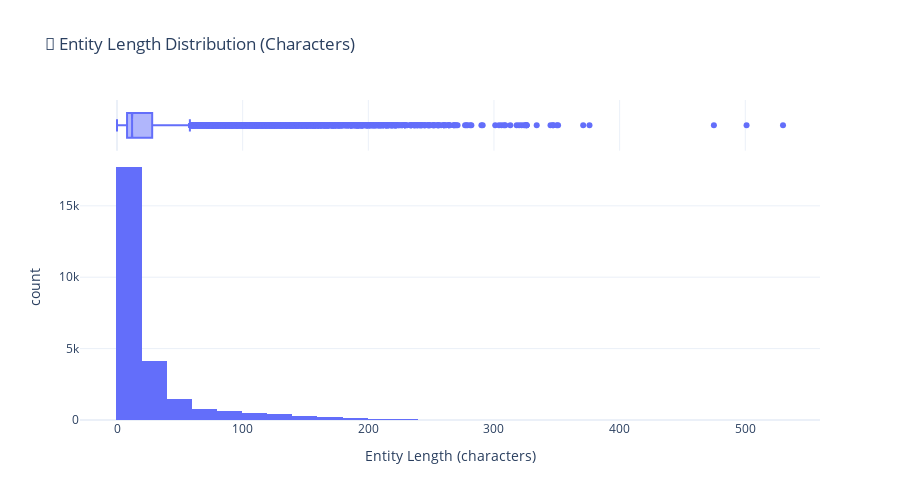
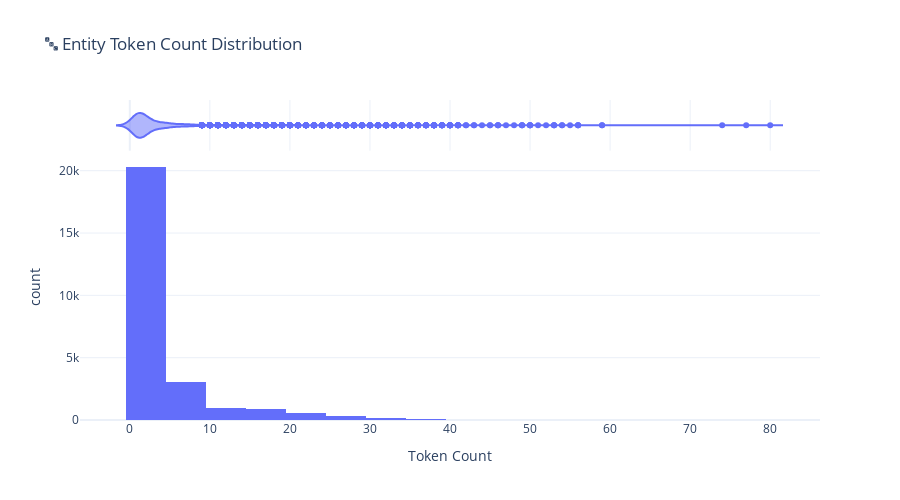
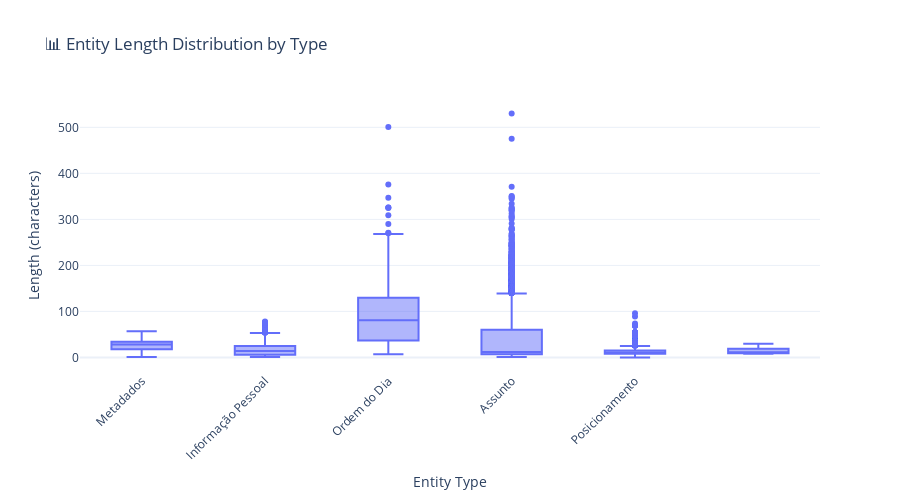

The code cell stored with these charts, in order, in its notebook:
### Code cell
# Entity length and characteristics analysis
if not entities_df.empty:
    # Entity length distribution
    fig_length = px.histogram(
        entities_df,
        x='length',
        nbins=30,
        title='📏 Entity Length Distribution (Characters)',
        labels={'length': 'Entity Length (characters)', 'count': 'Frequency'},
        marginal='box'  # Add box plot
    )
    
    fig_length.update_layout(height=500)
    fig_length.show()
    
    # Token count distribution
    fig_tokens = px.histogram(
        entities_df,
        x='token_count',
        nbins=20,
        title='🔤 Entity Token Count Distribution',
        labels={'token_count': 'Token Count', 'count': 'Frequency'},
        marginal='violin'  # Add violin plot
    )
    
    fig_tokens.update_layout(height=500)
    fig_tokens.show()
    
    # Length by entity type
    fig_length_by_type = px.box(
        entities_df,
        x='entity_label',
        y='length',
        title='📊 Entity Length Distribution by Type',
        labels={'entity_label': 'Entity Type', 'length': 'Length (characters)'},
        points='outliers'
    )
    
    fig_length_by_type.update_layout(
        xaxis_tickangle=-45,
        height=500
    )
    
    fig_length_by_type.show()
    
    # Save figures
    fig_length.write_html(FIGURES_DIR / 'entity_length_distribution.html')
    fig_tokens.write_html(FIGURES_DIR / 'entity_token_distribution.html')
    fig_length_by_type.write_html(FIGURES_DIR / 'entity_length_by_type.html')
    
    print("💾 Entity characteristics visualizations saved")

### Figure 1 — Plotly figure (JSON) as saved in the notebook; plotly's stock layout.template omitted (floating-point values rounded to 4 significant figures; data arrays with more than 128 entries replaced by an {"elided": "..."} marker saying what was removed)
{"data": [{"bingroup": "x", "hovertemplate": "Entity Length (characters)=%{x}<br>count=%{y}<extra></extra>", "legendgroup": "", "marker": {"color": "#636efa", "pattern": {"shape": ""}}, "name": "", "nbinsx": 30, "orientation": "v", "showlegend": false, "type": "histogram", "x": {"elided": "26435 int values"}, "xaxis": "x", "yaxis": "y"}, {"hovertemplate": "Entity Length (characters)=%{x}<extra></extra>", "legendgroup": "", "marker": {"color": "#636efa"}, "name": "", "notched": true, "showlegend": false, "type": "box", "x": {"elided": "26435 int values"}, "xaxis": "x2", "yaxis": "y2"}], "layout": {"barmode": "relative", "height": 500, "legend": {"tracegroupgap": 0}, "title": {"text": "📏 Entity Length Distribution (Characters)"}, "xaxis": {"anchor": "y", "domain": [0, 1], "title": {"text": "Entity Length (characters)"}}, "xaxis2": {"anchor": "y2", "domain": [0, 1], "matches": "x", "showgrid": true, "showticklabels": false}, "yaxis": {"anchor": "x", "domain": [0, 0.8316], "title": {"text": "count"}}, "yaxis2": {"anchor": "x2", "domain": [0.8416, 1], "matches": "y2", "showgrid": false, "showline": false, "showticklabels": false, "ticks": ""}}}

### Figure 2 — Plotly figure (JSON) as saved in the notebook; plotly's stock layout.template omitted (floating-point values rounded to 4 significant figures; data arrays with more than 128 entries replaced by an {"elided": "..."} marker saying what was removed)
{"data": [{"bingroup": "x", "hovertemplate": "Token Count=%{x}<br>count=%{y}<extra></extra>", "legendgroup": "", "marker": {"color": "#636efa", "pattern": {"shape": ""}}, "name": "", "nbinsx": 20, "orientation": "v", "showlegend": false, "type": "histogram", "x": {"elided": "26435 int values"}, "xaxis": "x", "yaxis": "y"}, {"hovertemplate": "Token Count=%{x}<extra></extra>", "legendgroup": "", "marker": {"color": "#636efa"}, "name": "", "scalegroup": "x", "showlegend": false, "type": "violin", "x": {"elided": "26435 int values"}, "xaxis": "x2", "yaxis": "y2"}], "layout": {"barmode": "relative", "height": 500, "legend": {"tracegroupgap": 0}, "title": {"text": "🔤 Entity Token Count Distribution"}, "xaxis": {"anchor": "y", "domain": [0, 1], "title": {"text": "Token Count"}}, "xaxis2": {"anchor": "y2", "domain": [0, 1], "matches": "x", "showgrid": true, "showticklabels": false}, "yaxis": {"anchor": "x", "domain": [0, 0.8316], "title": {"text": "count"}}, "yaxis2": {"anchor": "x2", "domain": [0.8416, 1], "matches": "y2", "showgrid": false, "showline": false, "showticklabels": false, "ticks": ""}}}

### Figure 3 — Plotly figure (JSON) as saved in the notebook; plotly's stock layout.template omitted (floating-point values rounded to 4 significant figures; data arrays with more than 128 entries replaced by an {"elided": "..."} marker saying what was removed)
{"data": [{"alignmentgroup": "True", "boxpoints": "outliers", "hovertemplate": "Entity Type=%{x}<br>Length (characters)=%{y}<extra></extra>", "legendgroup": "", "marker": {"color": "#636efa"}, "name": "", "notched": false, "offsetgroup": "", "orientation": "v", "showlegend": false, "type": "box", "x": {"elided": "26435 str values"}, "x0": " ", "xaxis": "x", "y": {"elided": "26435 int values"}, "y0": " ", "yaxis": "y"}], "layout": {"boxmode": "group", "height": 500, "legend": {"tracegroupgap": 0}, "title": {"text": "📊 Entity Length Distribution by Type"}, "xaxis": {"anchor": "y", "domain": [0, 1], "tickangle": -45, "title": {"text": "Entity Type"}}, "yaxis": {"anchor": "x", "domain": [0, 1], "title": {"text": "Length (characters)"}}}}
